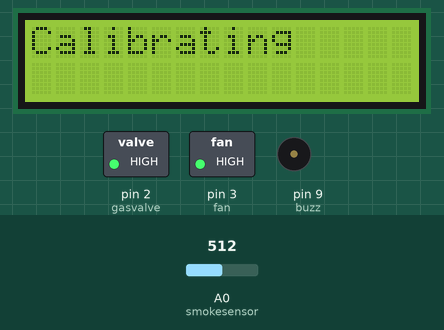
The sketch below on a simulated Arduino Uno, built with avr-gcc and run on an emulated ATmega328P. Shown: 16×2 character LCD, switched loads named in the sketch (green lamp = pin HIGH), buzzer (waves = sounding, pin HIGH). The test bench sets the inputs (shaded band); at power-on: A0 (smokesensor) = 512. What the sketch prints to the serial monitor is not drawn.

Above: at 2.2 s.
At 13.3 s:
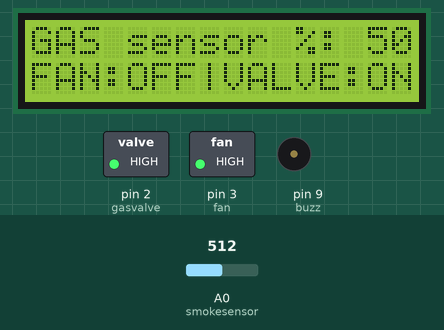
13.4 s: A0 (smokesensor) set to 606
At 15.2 s:
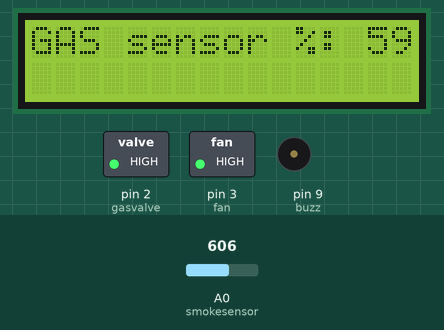
19.5 s: A0 (smokesensor) set to 632
At 23.2 s:
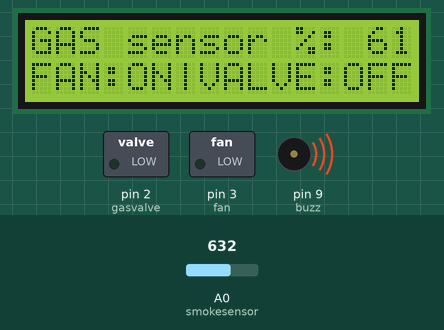
Timing chart, 0 to 24.7 s (numbered marks = the images above; inputs shaded):
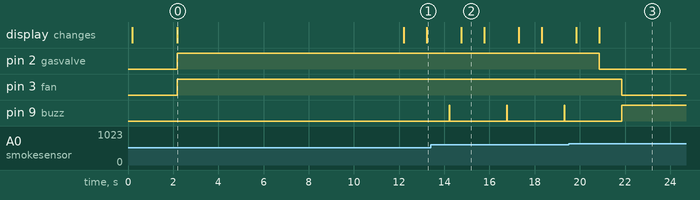

The sketch:

smoke_valve_arduino.ino
```cpp
#include <Wire.h>
#include <LiquidCrystal_I2C.h>


// Set the LCD address to 0x27 for a 16 chars and 2 line display
LiquidCrystal_I2C lcd(0x27, 16, 2);


int thershold = 60;

int smokesensor = A0;
int smokevalue;
int fan = 3;
int gasvalve = 2;
int buzz = 9;


void setup() {
  Serial.begin(9600);  // Initialize serial
  Serial.print("Code Start");
  Wire.begin();
  lcd.begin();

  // Turn on the blacklight and print a message.
  lcd.backlight();
  delay(100);
  lcd.clear();
  lcd.print("Device On..");
  delay(2000);
  pinMode(smokesensor, INPUT);
  pinMode(fan, OUTPUT);
  pinMode(gasvalve, OUTPUT);
  pinMode(buzz, OUTPUT);

  digitalWrite(fan, HIGH);
  digitalWrite(gasvalve, HIGH);
  digitalWrite(buzz, LOW);
 lcd.clear();
lcd.print("Calibrating");
delay(10000);


}

void loop() {


smokevalue = analogRead(smokesensor);
Serial.print("Gas Value adc "); Serial.println(smokevalue);
smokevalue = map(smokevalue, 0, 1024, 0, 100);
Serial.print("Smoke Sensor value : "); Serial.println(smokevalue);
lcd.clear();
 lcd.setCursor(0,0);
 lcd.print("GAS sensor %: "); lcd.print(smokevalue);
 delay(1000);
if (smokevalue >  thershold)
{
  lcd.setCursor(0,1);
  lcd.print("FAN:ON|VALVE:OFF");
  digitalWrite(gasvalve, LOW); // gas valve off
  delay(1000);
  digitalWrite(fan, LOW); // fan on
  digitalWrite(buzz, HIGH);
  delay(10000);
  digitalWrite(buzz, LOW);
  delay(5000);

}
else
{
  lcd.setCursor(0,1);
  lcd.print("FAN:OFF|VALVE:ON");
  digitalWrite(fan, HIGH); //  fan  off
  delay(1000);
  digitalWrite(gasvalve, HIGH); // gasvalve on
  digitalWrite(buzz, HIGH);
  delay(10);
  digitalWrite(buzz, LOW);
}

delay(500);

}
```

Measured:
- the behaviour switches between 624 and 625 on A0 (smokesensor) (found by bisection; images 2 and 3)
- after the input at 13.4 s, the display: changes after 1.4 s (image 2)
- after the input at 19.5 s, pin 2 (gasvalve): HIGH → LOW after 1.4 s; pin 3 (fan): HIGH → LOW after 2.4 s; pin 9 (buzz): goes on until 21.9 s, then stays HIGH; the display: first changes after 0.34 s (image 3 shows a later state)
- by itself, pin 9 (buzz): alternates HIGH for 0.01 s and LOW for 2.5 s
- what the display in image 0 shows lasts 10.0 s, from 2.2 s to 12.2 s
- what the display in image 2 shows lasts 1.0 s, from 14.8 s to 15.8 s
